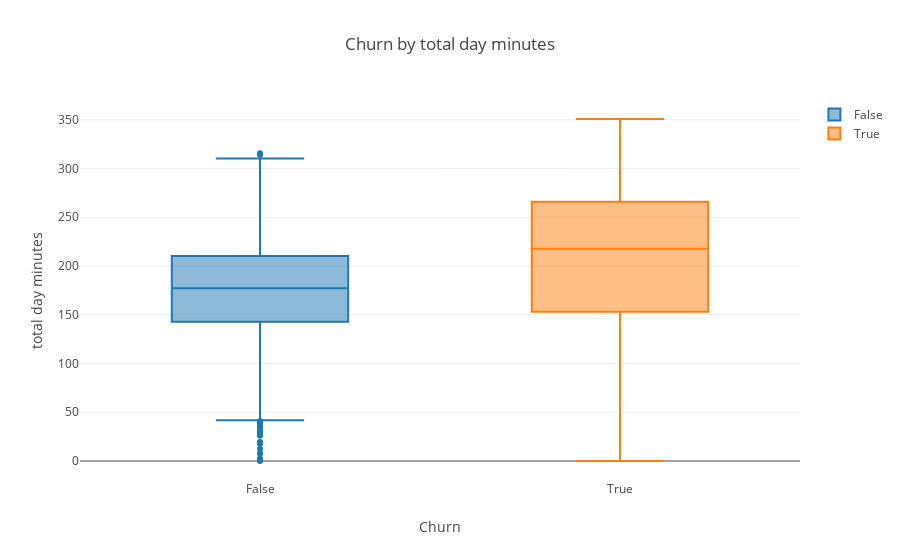

Notebook code for this chart:
### Markdown cell above
## Total Day Minutes

### Code cell
groupedBoxPlot(df, col='total day minutes', byCol='churn', xaxis='Churn',
               title = 'Churn by total day minutes')

### Figure 1 — Plotly figure (JSON) as saved in the notebook; plotly's stock layout.template omitted (floating-point values rounded to 4 significant figures; data arrays with more than 128 entries replaced by an {"elided": "..."} marker saying what was removed)
{"data": [{"name": "False", "type": "box", "y": {"elided": "2850 float values"}}, {"name": "True", "type": "box", "y": {"elided": "483 float values"}}], "layout": {"title": "Churn by total day minutes", "xaxis": {"title": "Churn"}, "yaxis": {"title": "total day minutes"}}}
